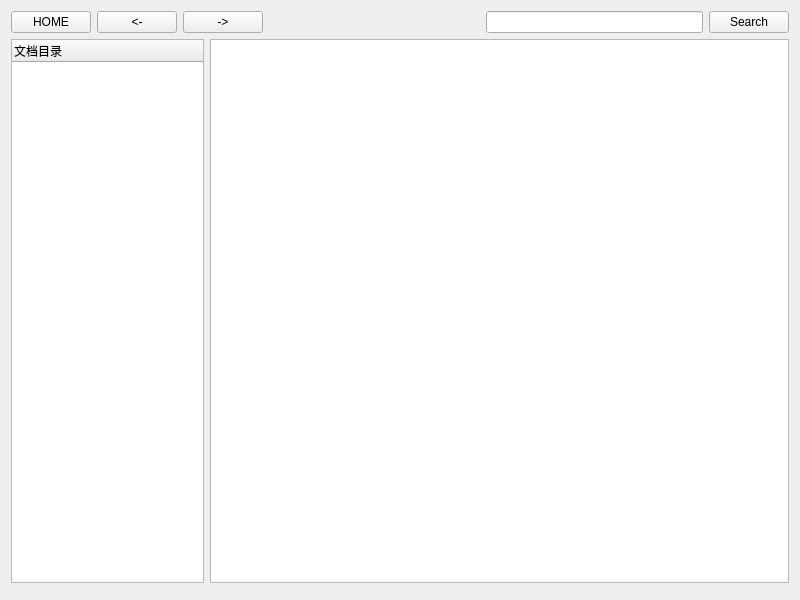
<?xml version="1.0" encoding="UTF-8"?>
<ui version="4.0">
 <class>Article</class>
 <widget class="QWidget" name="Article">
  <property name="geometry">
   <rect>
    <x>0</x>
    <y>0</y>
    <width>800</width>
    <height>600</height>
   </rect>
  </property>
  <property name="windowTitle">
   <string>Article</string>
  </property>
  <layout class="QVBoxLayout" name="verticalLayout_2">
   <item>
    <layout class="QVBoxLayout" name="verticalLayout">
     <item>
      <layout class="QHBoxLayout" name="horizontalLayout">
       <item>
        <widget class="QPushButton" name="pushButtonBackHome">
         <property name="text">
          <string>HOME</string>
         </property>
        </widget>
       </item>
       <item>
        <widget class="QPushButton" name="pushButtonBackward">
         <property name="enabled">
          <bool>true</bool>
         </property>
         <property name="text">
          <string>&lt;-</string>
         </property>
        </widget>
       </item>
       <item>
        <widget class="QPushButton" name="pushButtonForward">
         <property name="text">
          <string>-&gt;</string>
         </property>
        </widget>
       </item>
       <item>
        <spacer name="horizontalSpacer">
         <property name="orientation">
          <enum>Qt::Horizontal</enum>
         </property>
         <property name="sizeHint" stdset="0">
          <size>
           <width>40</width>
           <height>20</height>
          </size>
         </property>
        </spacer>
       </item>
       <item>
        <widget class="QLineEdit" name="lineEditKeyword"/>
       </item>
       <item>
        <widget class="QPushButton" name="pushButtonSearch">
         <property name="text">
          <string>Search</string>
         </property>
        </widget>
       </item>
      </layout>
     </item>
     <item>
      <layout class="QHBoxLayout" name="horizontalLayout_4">
       <item>
        <widget class="QTreeWidget" name="treeWidget">
         <property name="sizePolicy">
          <sizepolicy hsizetype="Expanding" vsizetype="Expanding">
           <horstretch>1</horstretch>
           <verstretch>0</verstretch>
          </sizepolicy>
         </property>
         <column>
          <property name="text">
           <string notr="true">文档目录</string>
          </property>
         </column>
        </widget>
       </item>
       <item>
        <widget class="QTextBrowser" name="textBrowser">
         <property name="sizePolicy">
          <sizepolicy hsizetype="Expanding" vsizetype="Expanding">
           <horstretch>3</horstretch>
           <verstretch>0</verstretch>
          </sizepolicy>
         </property>
        </widget>
       </item>
      </layout>
     </item>
    </layout>
   </item>
   <item>
    <widget class="QMenuBar" name="menubar"/>
   </item>
  </layout>
 </widget>
 <resources/>
 <connections/>
</ui>
